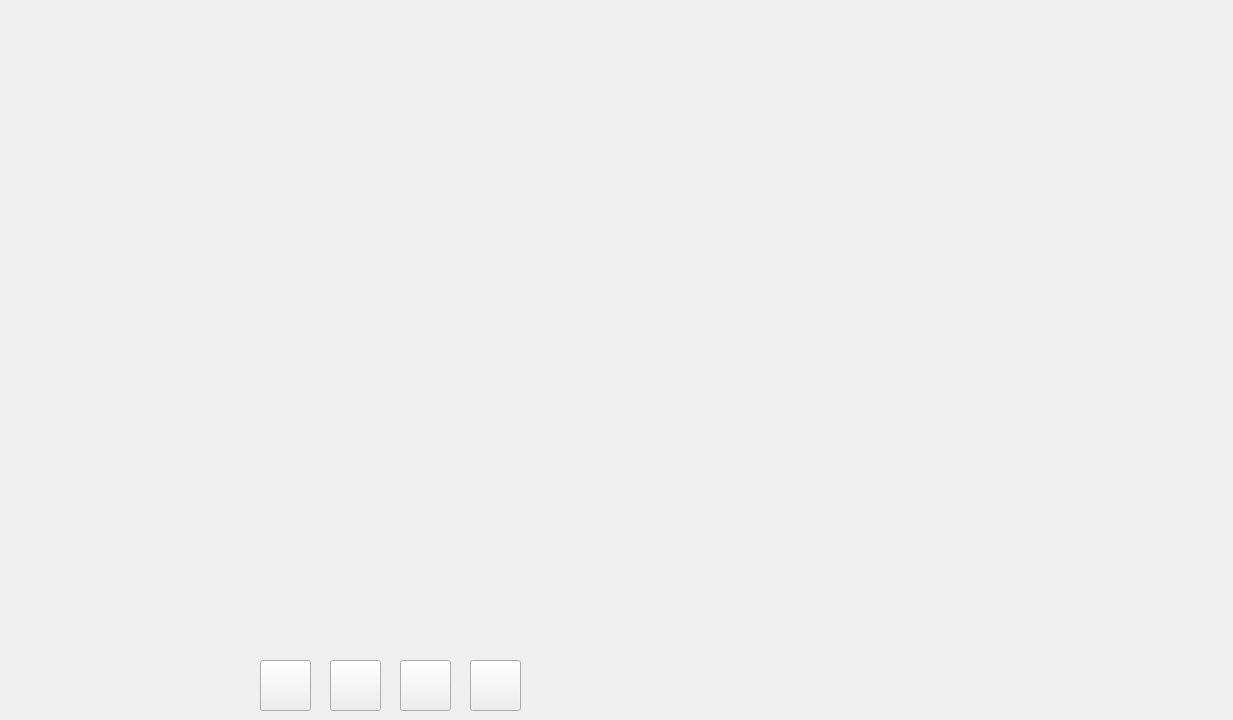
<?xml version="1.0" encoding="UTF-8"?>
<ui version="4.0">
 <class>MainWindow</class>
 <widget class="QWidget" name="MainWindow">
  <property name="geometry">
   <rect>
    <x>0</x>
    <y>0</y>
    <width>1233</width>
    <height>720</height>
   </rect>
  </property>
  <property name="windowTitle">
   <string>Form</string>
  </property>
  <widget class="QPushButton" name="pushButton">
   <property name="geometry">
    <rect>
     <x>260</x>
     <y>660</y>
     <width>51</width>
     <height>51</height>
    </rect>
   </property>
   <property name="styleSheet">
    <string notr="true">border-image: url(:/images/ffix.png);</string>
   </property>
   <property name="text">
    <string/>
   </property>
  </widget>
  <widget class="QPushButton" name="pushButton_2">
   <property name="geometry">
    <rect>
     <x>330</x>
     <y>660</y>
     <width>51</width>
     <height>51</height>
    </rect>
   </property>
   <property name="styleSheet">
    <string notr="true">border-image: url(:/images/qfix.png);</string>
   </property>
   <property name="text">
    <string/>
   </property>
  </widget>
  <widget class="QPushButton" name="pushButton_3">
   <property name="geometry">
    <rect>
     <x>400</x>
     <y>660</y>
     <width>51</width>
     <height>51</height>
    </rect>
   </property>
   <property name="styleSheet">
    <string notr="true">border-image: url(:/images/bfix.png);</string>
   </property>
   <property name="text">
    <string/>
   </property>
  </widget>
  <widget class="QPushButton" name="pushButton_4">
   <property name="geometry">
    <rect>
     <x>470</x>
     <y>660</y>
     <width>51</width>
     <height>51</height>
    </rect>
   </property>
   <property name="styleSheet">
    <string notr="true">border-image: url(:/images/kfix.png);</string>
   </property>
   <property name="text">
    <string/>
   </property>
  </widget>
 </widget>
 <resources/>
 <connections/>
</ui>
